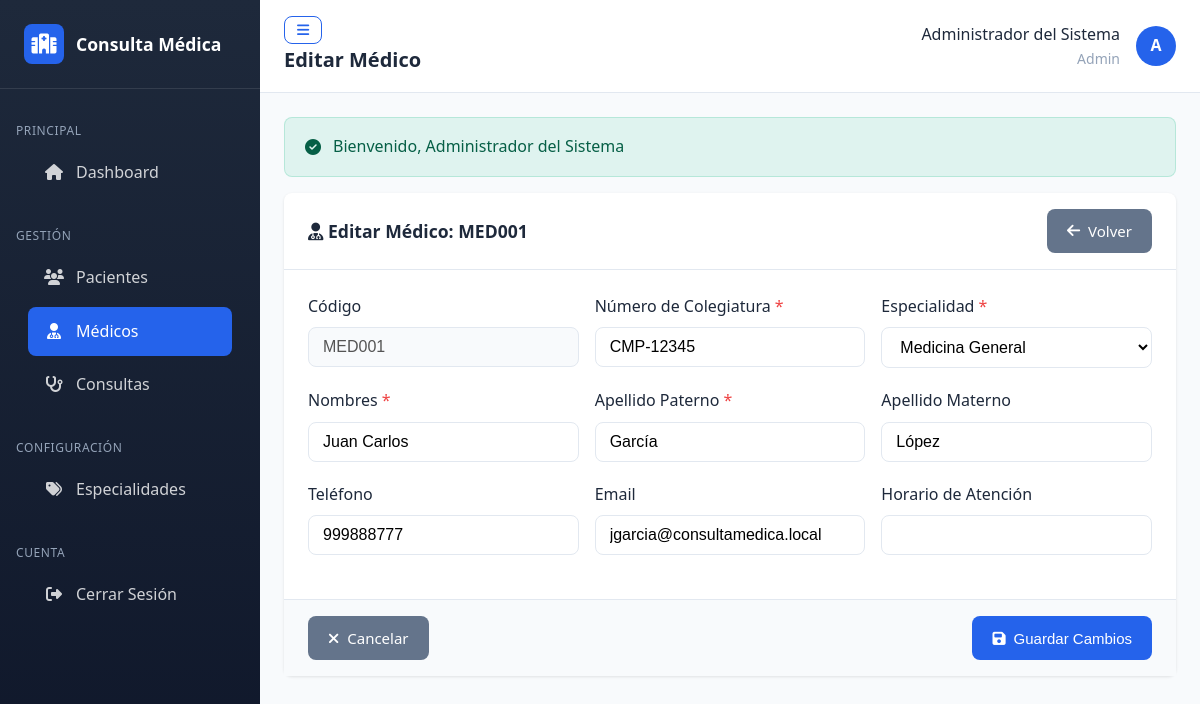
/medicos/editar/1 (signed in), run on the app's committed database.
### tables this page shows
CREATE TABLE IF NOT EXISTS medicos (
    id INT AUTO_INCREMENT PRIMARY KEY,
    usuario_id INT NULL,
    codigo_medico VARCHAR(20) NOT NULL UNIQUE,
    numero_colegiatura VARCHAR(20) NOT NULL UNIQUE,
    nombres VARCHAR(100) NOT NULL,
    apellido_paterno VARCHAR(50) NOT NULL,
    apellido_materno VARCHAR(50) NULL,
    especialidad_id INT NOT NULL,
    telefono VARCHAR(20) NULL,
    email VARCHAR(100) NULL,
    horario_atencion VARCHAR(255) NULL,
    activo TINYINT(1) NOT NULL DEFAULT 1,
    created_at TIMESTAMP DEFAULT CURRENT_TIMESTAMP,
    updated_at TIMESTAMP DEFAULT CURRENT_TIMESTAMP ON UPDATE CURRENT_TIMESTAMP,
    FOREIGN KEY (usuario_id) REFERENCES usuarios(id) ON DELETE SET NULL,
    FOREIGN KEY (especialidad_id) REFERENCES especialidades(id) ON DELETE RESTRICT,
    INDEX idx_codigo_medico (codigo_medico),
    INDEX idx_colegiatura (numero_colegiatura),
    INDEX idx_especialidad (especialidad_id)
);

CREATE TABLE IF NOT EXISTS especialidades (
    id INT AUTO_INCREMENT PRIMARY KEY,
    nombre VARCHAR(100) NOT NULL UNIQUE,
    descripcion TEXT NULL,
    activo TINYINT(1) NOT NULL DEFAULT 1,
    created_at TIMESTAMP DEFAULT CURRENT_TIMESTAMP,
    updated_at TIMESTAMP DEFAULT CURRENT_TIMESTAMP ON UPDATE CURRENT_TIMESTAMP
);

### core/Controller.php (called while the page is built, shortened)
<?php
abstract class Controller
{
    protected array $data = [];
    protected function render(string $view, array $data = [], string $layout = 'main'): void
    {
        $this->data = array_merge($this->data, $data);
        extract($this->data);
        $viewFile = BASE_PATH . '/app/views/' . str_replace('.', '/', $view) . '.php';
        require $viewFile;
        $appConfig = require BASE_PATH . '/config/app.php';
    }
}

### app/controllers/MedicoController.php (called while the page is built, shortened)
<?php
class MedicoController extends Controller
{
    private Medico $medicoModel;
    private Especialidad $especialidadModel;
    public function __construct()
    {
        $this->medicoModel = new Medico();
        $this->especialidadModel = new Especialidad();
    }
    public function edit(string $id): void
    {
        $medico = $this->medicoModel->find((int) $id);
        $especialidades = $this->especialidadModel->getActivas();
        $this->render('medicos/edit', [
            'title' => 'Editar Médico',
            'medico' => $medico,
            'especialidades' => $especialidades,
            'csrf_token' => Session::getCsrfToken()
        ]);
    }
}

### public/index.php (called while the page is built, shortened)
<?php
require_once dirname(__DIR__) . '/core/bootstrap.php';
$router = require BASE_PATH . '/config/routes.php';
$uri = $_SERVER['REQUEST_URI'] ?? '/';
$uri = explode('?', $uri)[0];
$method = $_SERVER['REQUEST_METHOD'] ?? 'GET';
try {
    $router->dispatch($uri, $method);
} catch (\Exception $e) {
    app_log('error', $e->getMessage(), [
        'file' => $e->getFile(),
        'line' => $e->getLine(),
        'trace' => $e->getTraceAsString()
    ]);
    http_response_code(500);
    $appConfig = require BASE_PATH . '/config/app.php';
    if ($appConfig['environment'] === 'development') {
        echo "<h1>Error de Aplicación</h1>";
        echo "<p><strong>Mensaje:</strong> " . htmlspecialchars($e->getMessage()) . "</p>";
        echo "<p><strong>Archivo:</strong> " . htmlspecialchars($e->getFile()) . "</p>";
        echo "<p><strong>Línea:</strong> " . $e->getLine() . "</p>";
        echo "<pre>" . htmlspecialchars($e->getTraceAsString()) . "</pre>";
    } else {
        require BASE_PATH . '/app/views/errors/500.php';
    }
}

### core/bootstrap.php (called while the page is built, shortened)
<?php
$appConfig = require BASE_PATH . '/config/app.php';
spl_autoload_register(function ($class) {
    $namespaceMap = [
        'Core\\' => BASE_PATH . '/core/',
        'App\\Controllers\\' => BASE_PATH . '/app/controllers/',
        'App\\Models\\' => BASE_PATH . '/app/models/'
    ];
    foreach ($namespaceMap as $namespace => $directory) {
        if (strpos($class, $namespace) === 0) {
            $relativeClass = substr($class, strlen($namespace));
            $file = $directory . str_replace('\\', '/', $relativeClass) . '.php';
            if (file_exists($file)) {
                return true;
            }
        }
    }
    return false;
});
function base_url(string $path = ''): string
{
    $appConfig = require BASE_PATH . '/config/app.php';
    return rtrim($appConfig['base_url'], '/') . '/' . ltrim($path, '/');
}
function e(string $value): string
{
    return htmlspecialchars($value, ENT_QUOTES, 'UTF-8');
}

### config/database.php (called while the page is built, shortened)
<?php
return [
    'host' => getenv('DB_HOST') ?: 'localhost',
    'port' => getenv('DB_PORT') ?: '3306',
    'database' => getenv('DB_DATABASE') ?: (getenv('DB_NAME') ?: 'consulta_medica'),
    'username' => getenv('DB_USER') ?: 'root',
    'password' => getenv('DB_PASSWORD') ?: (getenv('DB_PASS') ?: 'root'),
    'charset' => 'utf8mb4',
    'collation' => 'utf8mb4_unicode_ci',
    'options' => [
        PDO::ATTR_ERRMODE => PDO::ERRMODE_EXCEPTION,
        PDO::ATTR_DEFAULT_FETCH_MODE => PDO::FETCH_ASSOC,
        PDO::ATTR_EMULATE_PREPARES => false,
        PDO::MYSQL_ATTR_INIT_COMMAND => "SET NAMES utf8mb4 COLLATE utf8mb4_unicode_ci"
    ]
];

### core/Database.php (called while the page is built, shortened)
<?php
class Database
{
    private static ?Database $instance = null;
    private ?PDO $connection = null;
    private array $config;
    private function __construct()
    {
        $this->config = require BASE_PATH . '/config/database.php';
    }
    public static function getInstance(): Database
    {
        if (self::$instance === null) {
            self::$instance = new self();
        }
        return self::$instance;
    }
    private function connect(): void
    {
        try {
            $dsn = sprintf(
                "mysql:host=%s;port=%s;dbname=%s;charset=%s",
                $this->config['host'],
                $this->config['port'],
                $this->config['database'],
                $this->config['charset']
            );
            $this->connection = new PDO(
                $dsn,
                $this->config['username'],
                $this->config['password'],
                $this->config['options']
            );
        } catch (PDOException $e) {
            error_log("Error de conexión a la base de datos: " . $e->getMessage());
            throw new PDOException("Error al conectar con la base de datos");
        }
    }
    public function query(string $sql, array $params = []): \PDOStatement
    {
        $stmt = $this->connection->prepare($sql);
        $stmt->execute($params);
        return $stmt;
    }
    public function fetchOne(string $sql, array $params = []): ?array
    {
        $stmt = $this->query($sql, $params);
        $result = $stmt->fetch();
        return $result ?: null;
    }
    public function fetchAll(string $sql, array $params = []): array
    {
        $stmt = $this->query($sql, $params);
        return $stmt->fetchAll();
    }
}

### core/Model.php (called while the page is built, shortened)
<?php
abstract class Model
{
    protected Database $db;
    protected string $table;
    protected string $primaryKey = 'id';
    public function __construct()
    {
        $this->db = Database::getInstance();
    }
    public function find(int $id): ?array
    {
        $sql = "SELECT * FROM {$this->table} WHERE {$this->primaryKey} = ?";
        return $this->db->fetchOne($sql, [$id]);
    }
}

### config/app.php (called while the page is built, shortened)
<?php
return [
    'name' => 'Sistema de Consulta Médica Externa',
    'version' => '1.0.0',
    'environment' => getenv('APP_ENV') ?: 'development',
    'base_url' => getenv('APP_URL') ?: 'http://localhost:8080/',
    'session' => [
        'name' => 'consulta_medica_session',
        'lifetime' => 7200,
        'path' => '/',
        'domain' => '',
        'secure' => false,
        'httponly' => true,
        'samesite' => 'Strict'
    ],
    'security' => [
        'csrf_token_name' => 'csrf_token',
        'csrf_token_lifetime' => 3600,
        'password_min_length' => 8,
        'max_login_attempts' => 5,
        'lockout_time' => 900,
        'hash_algo' => PASSWORD_BCRYPT,
        'hash_cost' => 10
    ],
    'pagination' => [
        'per_page' => 10,
        'max_per_page' => 100
    ],
    'logging' => [
        'enabled' => true,
        'path' => BASE_PATH . '/logs',
        'level' => 'debug'
    ],
    'timezone' => 'America/Lima',
    'date_format' => 'd/m/Y',
    'datetime_format' => 'd/m/Y H:i:s',
    'time_format' => 'H:i'
];

### app/models/Especialidad.php (called while the page is built, shortened)
<?php
class Especialidad extends Model
{
    protected string $table = 'especialidades';
    public function getActivas(): array
    {
        $sql = "SELECT * FROM {$this->table} WHERE activo = 1 ORDER BY nombre ASC";
        return $this->db->fetchAll($sql);
    }
}

### app/views/medicos/edit.php (the view, shortened to what this page needs)
<div class="card">
    <div class="card-header">
        <h2 class="card-title"><i class="fas fa-user-md"></i> Editar Médico: <?= e($medico['codigo_medico']) ?></h2>
        <a href="<?= base_url('medicos/ver/' . $medico['id']) ?>" class="btn btn-secondary"><i class="fas fa-arrow-left"></i> Volver</a>
    </div>
    <div class="card-body">
        <form action="<?= base_url('medicos/editar/' . $medico['id']) ?>" method="POST" data-validate>
            <div class="form-row">
                <div class="form-group">
                    <label class="form-label">Código</label>
                    <input type="text" class="form-control" value="<?= e($medico['codigo_medico']) ?>" disabled>
                </div>
                <div class="form-group">
                    <label for="numero_colegiatura" class="form-label required">Número de Colegiatura</label>
                    <input type="text" name="numero_colegiatura" id="numero_colegiatura" class="form-control"
                           value="<?= e($medico['numero_colegiatura']) ?>" required maxlength="20">
                </div>
                <div class="form-group">
                    <label for="especialidad_id" class="form-label required">Especialidad</label>
                    <select name="especialidad_id" id="especialidad_id" class="form-control" required>
                        <?php foreach ($especialidades as $esp): ?>
                        <option value="<?= e($esp['id']) ?>" <?= $medico['especialidad_id'] == $esp['id'] ? 'selected' : '' ?>><?= e($esp['nombre']) ?></option>
                        <?php endforeach; ?>
                    </select>
                </div>
            </div>
            <div class="form-row">
                <div class="form-group">
                    <label for="nombres" class="form-label required">Nombres</label>
                    <input type="text" name="nombres" id="nombres" class="form-control"
                           value="<?= e($medico['nombres']) ?>" required maxlength="100">
                </div>
                <div class="form-group">
                    <label for="apellido_paterno" class="form-label required">Apellido Paterno</label>
                    <input type="text" name="apellido_paterno" id="apellido_paterno" class="form-control"
                           value="<?= e($medico['apellido_paterno']) ?>" required maxlength="50">
                </div>
                <div class="form-group">
                    <label for="apellido_materno" class="form-label">Apellido Materno</label>
                    <input type="text" name="apellido_materno" id="apellido_materno" class="form-control"
                           value="<?= e($medico['apellido_materno'] ?? '') ?>" maxlength="50">
                </div>
            </div>
            <div class="form-row">
                <div class="form-group">
                    <label for="telefono" class="form-label">Teléfono</label>
                    <input type="tel" name="telefono" id="telefono" class="form-control"
                           value="<?= e($medico['telefono'] ?? '') ?>" maxlength="20">
                </div>
                <div class="form-group">
                    <label for="email" class="form-label">Email</label>
                    <input type="email" name="email" id="email" class="form-control"
                           value="<?= e($medico['email'] ?? '') ?>" maxlength="100">
                </div>
                <div class="form-group">
                    <label for="horario_atencion" class="form-label">Horario de Atención</label>
                    <input type="text" name="horario_atencion" id="horario_atencion" class="form-control"
                           value="<?= e($medico['horario_atencion'] ?? '') ?>">
                </div>
            </div>
            <div class="card-footer" style="margin: 1.5rem -1.5rem -1.5rem;">
                <div class="d-flex justify-content-between">
                    <a href="<?= base_url('medicos/ver/' . $medico['id']) ?>" class="btn btn-secondary"><i class="fas fa-times"></i> Cancelar</a>
                    <button type="submit" class="btn btn-primary"><i class="fas fa-save"></i> Guardar Cambios</button>
                </div>
            </div>
        </form>
    </div>
</div>

### core/Router.php (shortened to what this page needs)
<?php
class Router
{
    private array $routes = [];
    private array $params = [];
    private function addRoute(string $method, string $route, array $handler): void
    {
        $route = preg_replace('/\//', '\\/', $route);
        $route = preg_replace('/\{([a-z]+)\}/', '(?P<\1>[a-z0-9-]+)', $route);
        $route = preg_replace('/\{([a-z]+):([^\}]+)\}/', '(?P<\1>\2)', $route);
        $route = '/^' . $route . '$/i';
        $this->routes[$method][$route] = $handler;
    }
    public function dispatch(string $uri, string $method): void
    {
        $uri = $this->sanitizeUri($uri);
        $method = strtoupper($method);
        if (isset($this->routes[$method])) {
            foreach ($this->routes[$method] as $route => $handler) {
                if (preg_match($route, $uri, $matches)) {
                    $this->params = array_filter($matches, 'is_string', ARRAY_FILTER_USE_KEY);
                    $this->executeHandler($handler);
                    return;
                }
            }
        }
    }
    private function sanitizeUri(string $uri): string
    {
        $uri = parse_url($uri, PHP_URL_PATH);
        $uri = trim($uri, '/');
        $uri = filter_var($uri, FILTER_SANITIZE_URL);
        return $uri ?: '';
    }
    private function executeHandler(array $handler): void
    {
        [$controllerName, $action] = $handler;
        $controller = new $controllerClass();
        call_user_func_array([$controller, $action], $this->params);
    }
}

### data on the page
medicos: codigo_medico "MED001", numero_colegiatura "CMP-12345", especialidad_id "Medicina General", nombres "Juan Carlos", apellido_paterno "García", apellido_materno "López", telefono "999888777", email "jgarcia@consultamedica.local"
